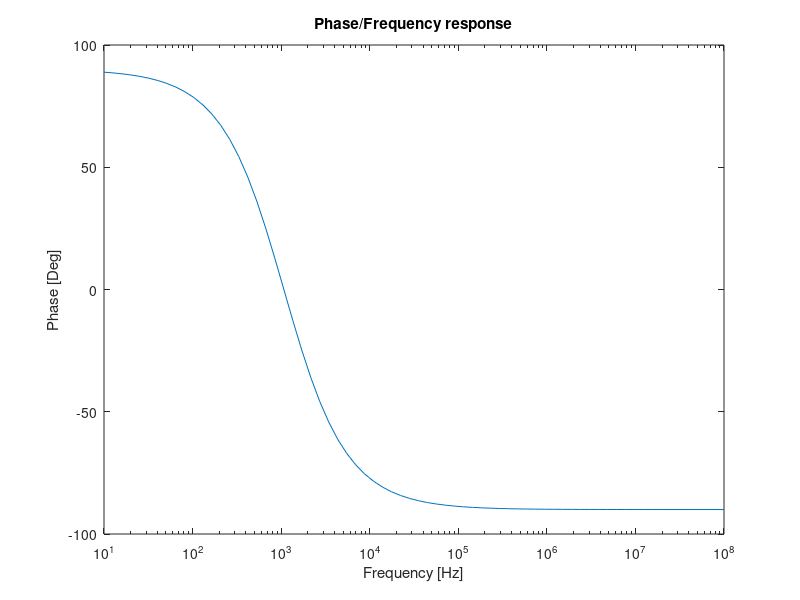
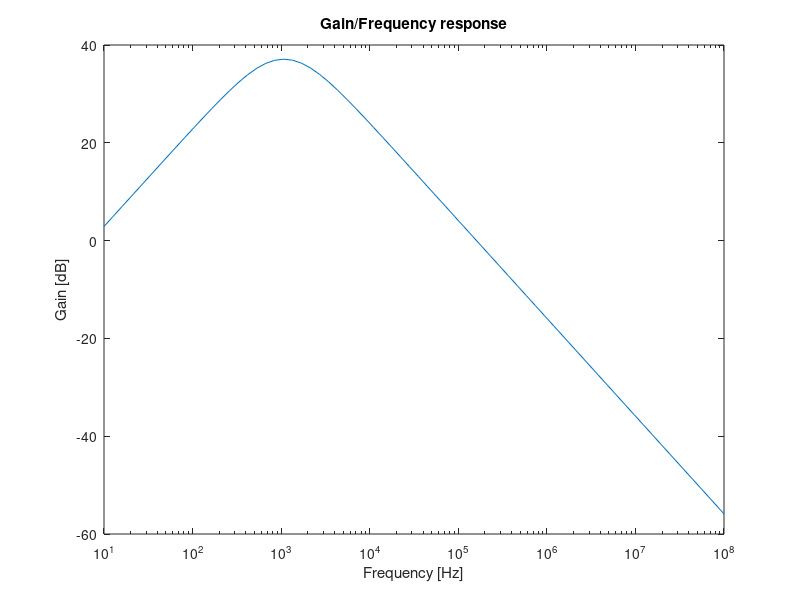

Source code (MATLAB) for these figures, in order:
%Lab5                                                  Academic Year 2020/2021
%                                                            TCFE
%Authors:
%Joana Matos, 95799
%Ricardo Abreu, 95842
%Vasco Emídio, 95856
%MEAer
close all 
clear all

format long;

%-----Data-----
C1=220e-9;
C2a=220e-9;
C2b=220e-9;
R1a=1e3;
R1b=10e3;
R2=1e3;
R3=100e3;
R4a=1e3;
R4b=10e3;
%------------
%--Replace R_a and R_b by an equivalent R_---
C2=(C2a*C2b)/(C2a+C2b);
R1=(R1a*R1b)/(R1a+R1b);
R4=(R4a*R4b)/(R4a+R4b);
%R4=R4a

 printf("Data_TAB \n");
 printf("$R_{1}$ = %e Ohm\n", R1); 
 printf("$R_{2}$ = %e Ohm \n", R2);
 printf("$R_{3}$ = %e Ohm \n", R3);
 printf("$R_{4a}$ = %e Ohm \n", R4a);
 printf("$R_{4b}$ = %e Ohm \n", R4b);
 printf("$C_{1}$ = %e F \n", C1);
 printf("$C_{2}$ = %e F \n", C2);
 printf("Data_END \n \n");
%------------------------------------------

%----1. Gain, Zi, Zout---------------------
fo=1e3;
wL = 1/(R1*C1);
wH = 1/(R2*C2);
wO = sqrt(wL*wH);
ZC1=1/(j*C1*wO);
ZC2=1/(j*C2*wO);


T_1=(R1*C1*j*wO/(1+R1*C1*j*wO))*(1+R3/R4)*(1/(1+R2*C2*j*wO));
T_1dB=20*log10(abs(T_1))
wCdB=wO/(2*pi);

Zin=R1+ZC1
Zout=R2*ZC2/(R2+ZC2)
Zinmod=sqrt(real(Zin)^2+imag(Zin)^2)
Zoutmod=sqrt(real(Zout)^2+imag(Zout)^2)

 printf("Freq_TAB \n");
 printf("$w_{L}$ = %e rad/s \n", wL);
 printf("$w_{H}$ = %e rad/s \n", wH);
 printf("$w_{O}$ = %e rad/s \n", wO);
 printf("$f_{O}$ = %e Hz \n", wCdB);
 printf("Freq_END \n \n");
 
 printf("Results1_TAB \n");
 printf("$Gain$ = %e dB \n", T_1dB);
 printf("$Z_{in}$ = %e + j%e Ohm \n", real(Zin), imag(Zin));
 printf("$Z_{out}$ = %e + j%eOhm \n", real(Zout), imag(Zout));
 printf("$|Z_{in}|$ = %e Ohm \n", Zinmod);
 printf("$|Z_{out}|$ = %e Ohm \n", Zoutmod);
 printf("Results1_END \n \n");

%----2.--------------------------------------
f=logspace(1,8,70);
s=j*2*pi*f;
for n=1:length(s)
	T(n)=(R1*C1*s(n))./(1+R1*C1*s(n)).*(1+R3/R4).*(1/(1+R2*C2*s(n)));
	T_dB(n)=20*log10(abs(T(n)));
endfor

figure1=figure();
semilogx(f,180*arg(T)/pi);
xlabel("Frequency [Hz]");
ylabel("Phase [Deg]");
title("Phase/Frequency response");
print(figure1,"phase_response.eps","-depsc");
figure2=figure();
semilogx(f,T_dB);
xlabel("Frequency [Hz]");
ylabel("Gain [dB]");
title("Gain/Frequency response");
print(figure2,"gain_response.eps","-depsc");

%--------------------------------------------